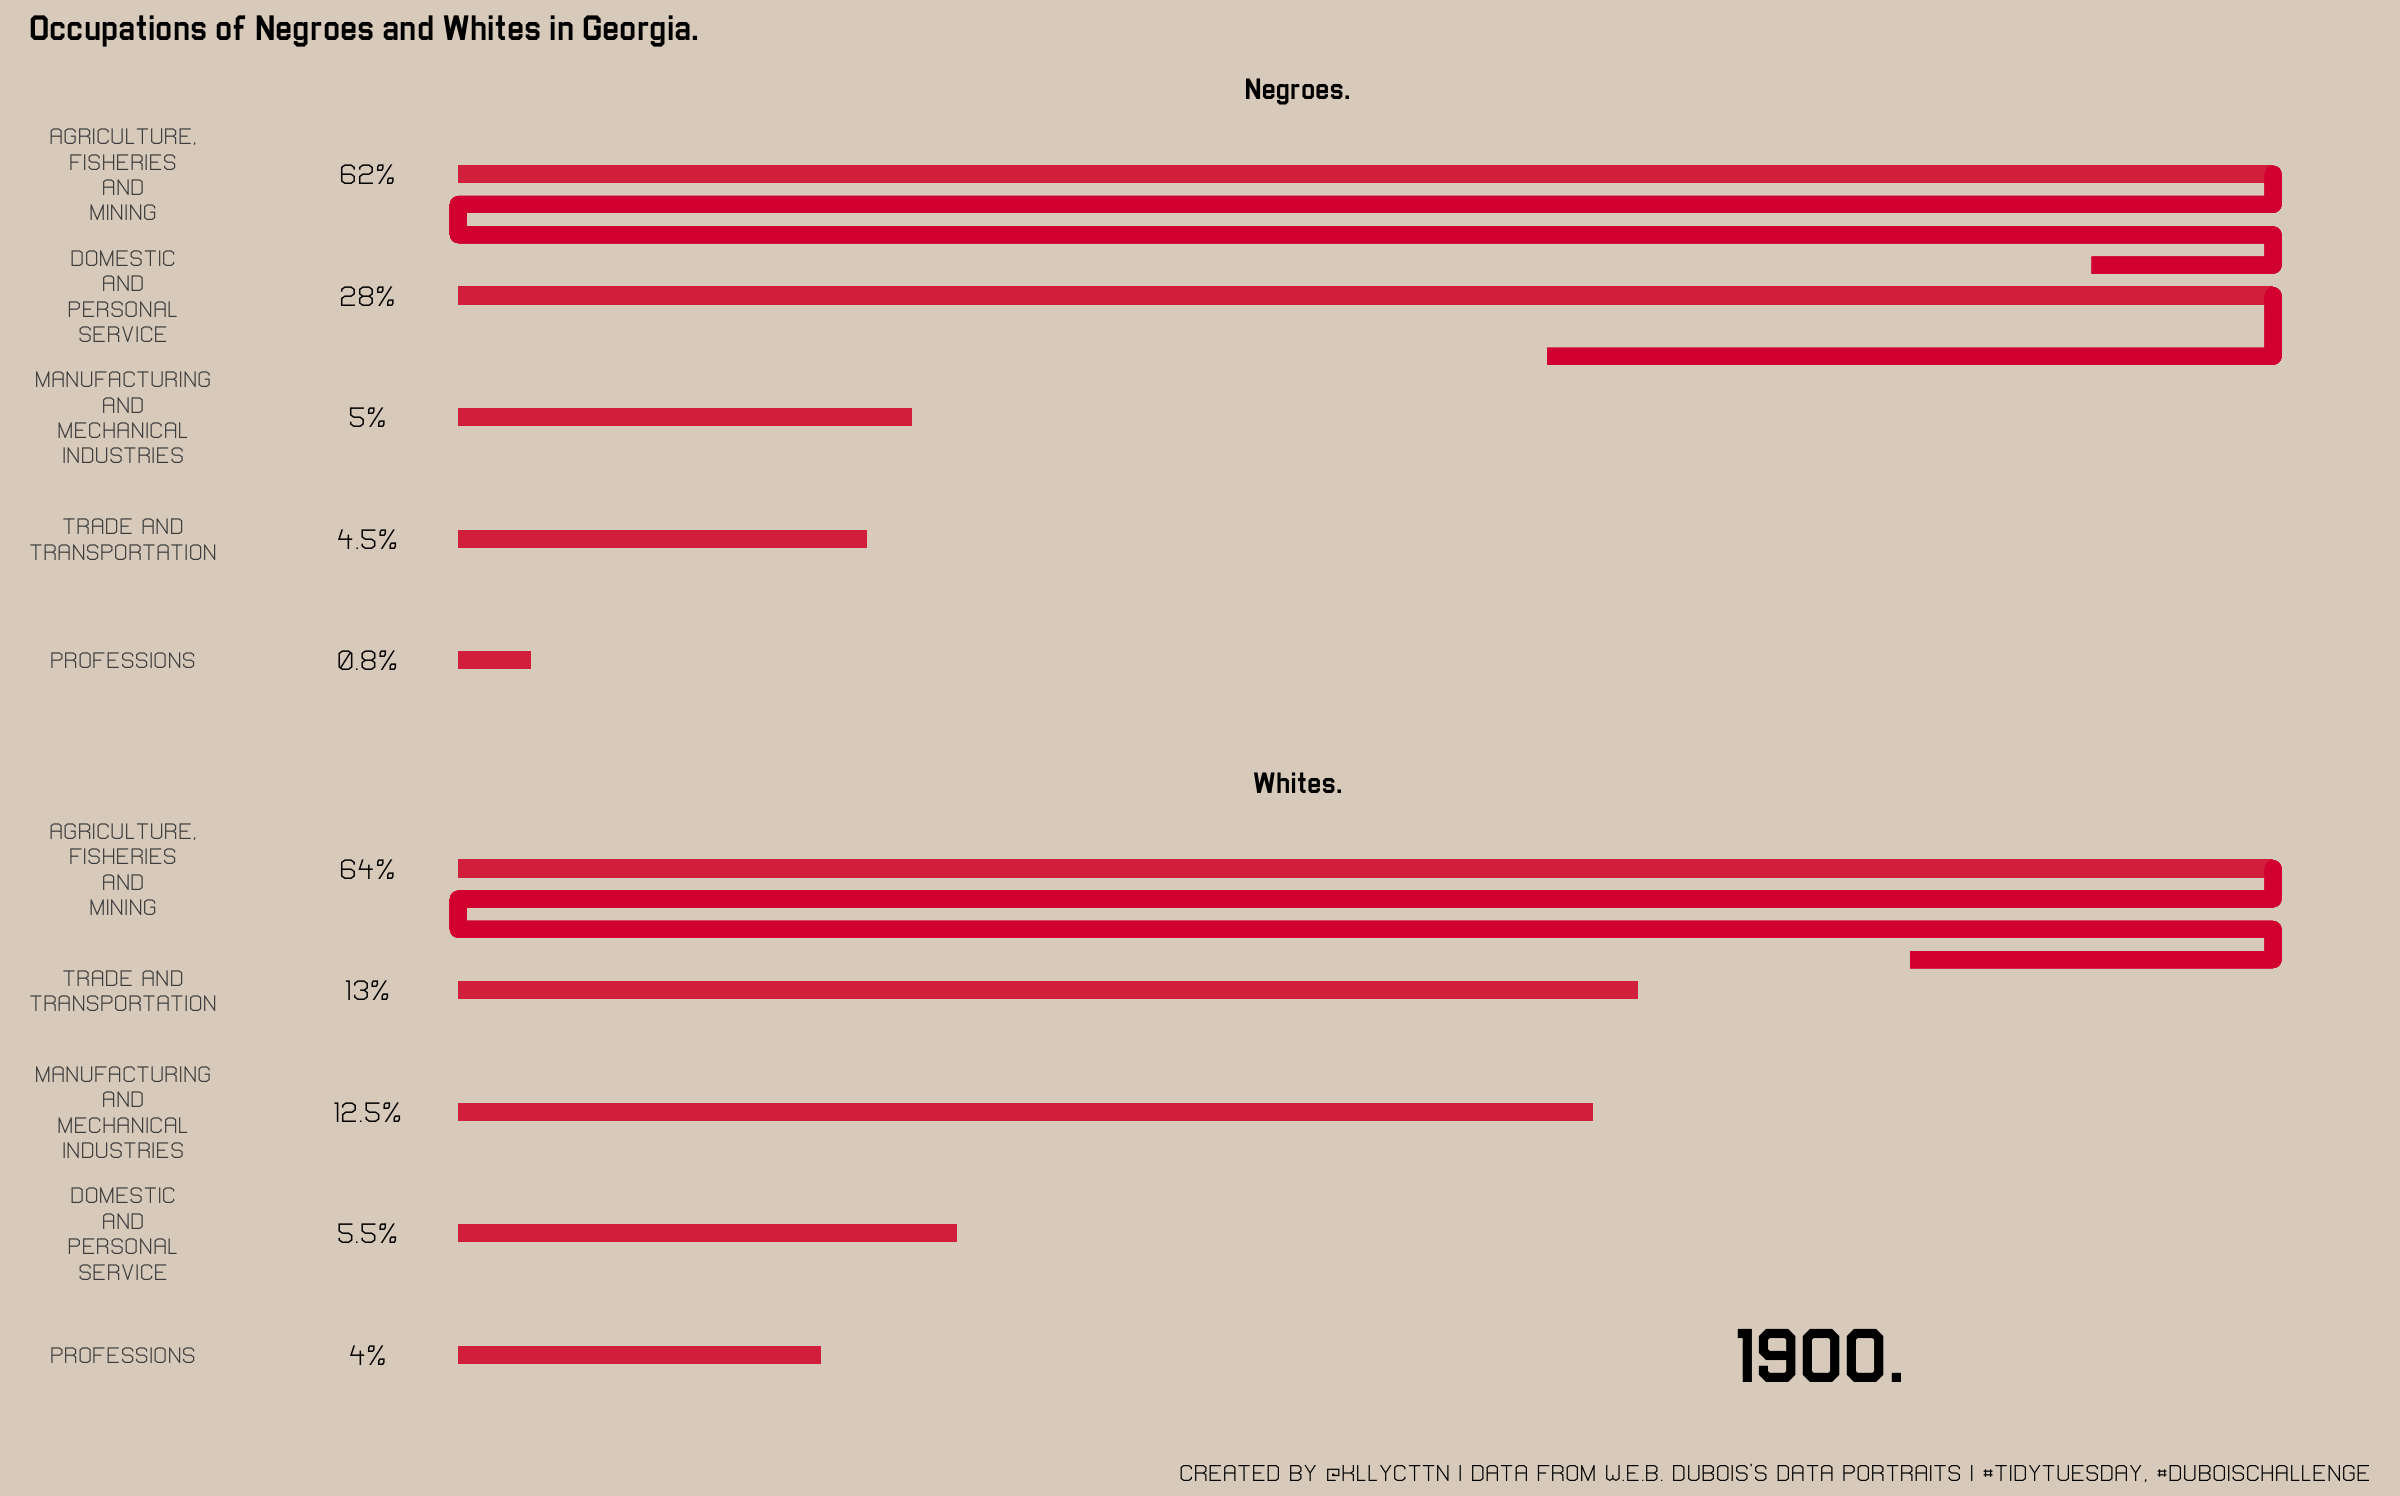

R code for this plot:
# WEB DuBois
# 02/16/2021
# https://github.com/rfordatascience/tidytuesday/blob/master/data/2021/2021-02-16/readme.md

# Setup----
library(tidyverse)
library(patchwork)

# Theme for plotting
theme_dubois <- function() {
  theme_minimal() %+replace%
    theme(
      plot.background = element_rect(fill = "#DFD4C7", color = "#DFD4C7"),
      panel.grid = element_line(color = "#DFD4C7"),
      panel.background = element_rect(fill = "#DFD4C7", color = "#DFD4C7"),
      plot.title = element_text(family = "B52-ULCW00-ULC"),
      text = element_text(family = "Vasarely-Regular"),
      axis.title = element_blank(),
      axis.text.x = element_blank(),
      axis.text.y = element_text(hjust = .5),
      plot.caption = element_text(size = 9)
    ) 
}
    
    
# Read data
occupation <- read_csv('https://raw.githubusercontent.com/rfordatascience/tidytuesday/master/data/2021/2021-02-16/occupation.csv')

# Create Plot 1 (very messily...it works but I don't recommend)
p1 <- occupation %>%
  filter(Group == "Negroes") %>% 
  mutate(end = ifelse(Percentage >= 20, 20, Percentage)) %>% 
  ggplot(aes(x = reorder(Occupation, Percentage), y = end)) +
  geom_text(y = -1, aes(label = paste0(Percentage, "%")), family = "Vasarely-Regular") +
  geom_col(width = .15, fill = "#DC354A") +
  geom_segment(x = 4.75, xend = 4.75, y = 0, yend = 20, size = 3, color = "#DC143C") +
  geom_segment(x = 4.5, xend = 4.5, y = 0, yend = 20, size = 3, color = "#DC143C") +
  geom_segment(x = 4.25, xend = 4.25, y = 18, yend = 20, size = 3, color = "#DC143C") +
  geom_segment(x = 3.5, xend = 3.5, y = 12, yend = 20, size = 3, color = "#DC143C") +
  geom_segment(x = 5, xend = 4.75, y = 20, yend = 20, size = 3, color = "#DC143C") +
  geom_segment(x = 4.75, xend = 4.5, y = 0, yend = 0, size = 3, color = "#DC143C") +
  geom_segment(x = 4.5, xend = 4.25, y = 20, yend = 20, size = 3, color = "#DC143C") +
  geom_segment(x = 3.5, xend = 4, y = 20, yend = 20, size = 3, color = "#DC143C") +
  geom_point(x = 5, y = 20, size = 2.25, color = "#DC143C") +
  geom_point(x = 4.75, y = 20, size = 2.25, color = "#DC143C") +
  geom_point(x = 4.75, y = 0, size = 2.25, color = "#DC143C") +
  geom_point(x = 4.5, y = 0, size = 2.25, color = "#DC143C") +
  geom_point(x = 4.5, y = 20, size = 2.25, color = "#DC143C") +
  geom_point(x = 4.25, y = 20, size = 2.25, color = "#DC143C") +
  geom_point(x = 4, y = 20, size = 2.25, color = "#DC143C") +
  geom_point(x = 3.5, y = 20, size = 2.25, color = "#DC143C") +
  scale_x_discrete(labels = scales::wrap_format(10)) +
  coord_flip() +
  expand_limits(y = -1.5) +
  labs(title = "Negroes.") +
  theme_dubois()

# Create Plot 2 (see above)
p2 <- occupation %>%
  filter(Group == "Whites") %>% 
  mutate(end = ifelse(Percentage >= 20, 20, Percentage)) %>% 
  ggplot(aes(x = reorder(Occupation, Percentage), y = end)) +
  geom_text(y = -1, aes(label = paste0(Percentage, "%")), family = "Vasarely-Regular") +
  geom_col(width = .15, fill = "#DC354A") +
  geom_segment(x = 4.75, xend = 4.75, y = 0, yend = 20, size = 3, color = "#DC143C") +
  geom_segment(x = 4.5, xend = 4.5, y = 0, yend = 20, size = 3, color = "#DC143C") +
  geom_segment(x = 4.25, xend = 4.25, y = 16, yend = 20, size = 3, color = "#DC143C") +
  geom_segment(x = 5, xend = 4.75, y = 20, yend = 20, size = 3, color = "#DC143C") +
  geom_segment(x = 4.75, xend = 4.5, y = 0, yend = 0, size = 3, color = "#DC143C") +
  geom_segment(x = 4.5, xend = 4.25, y = 20, yend = 20, size = 3, color = "#DC143C") +
  geom_point(x = 5, y = 20, size = 2.25, color = "#DC143C") +
  geom_point(x = 4.75, y = 20, size = 2.25, color = "#DC143C") +
  geom_point(x = 4.75, y = 0, size = 2.25, color = "#DC143C") +
  geom_point(x = 4.5, y = 0, size = 2.25, color = "#DC143C") +
  geom_point(x = 4.5, y = 20, size = 2.25, color = "#DC143C") +
  geom_point(x = 4.25, y = 20, size = 2.25, color = "#DC143C") +
  scale_x_discrete(labels = scales::wrap_format(10)) +
  coord_flip() +
  expand_limits(y = -1.5) +
  labs(title = "Whites.") +
  annotate("text", 
           x = 1, y = 15,
           label = "1900.",
           family = "B52-ULCW00-ULC",
           size = 10
           ) +
  theme_dubois()


p1/p2 + plot_annotation(title = "Occupations of Negroes and Whites in Georgia.",
                        caption = "Created by @kllycttn | Data from W.E.B. DuBois's Data Portraits | #TidyTuesday, #DuBoisChallenge",
                        theme = theme_dubois()) 

ggsave("dubois.png", height = 15)

